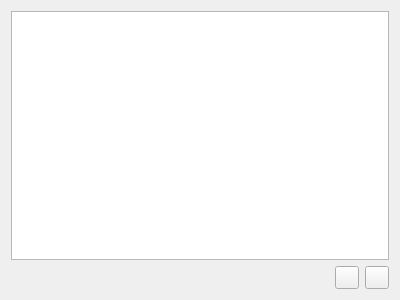
<ui version="4.0" >
 <class>pluginSettingsClass</class>
 <widget class="QWidget" name="pluginSettingsClass" >
  <property name="geometry" >
   <rect>
    <x>0</x>
    <y>0</y>
    <width>400</width>
    <height>300</height>
   </rect>
  </property>
  <property name="windowTitle" >
   <string>pluginSettings</string>
  </property>
  <layout class="QGridLayout" >
   <item row="0" column="0" colspan="3" >
    <widget class="QListWidget" name="pluginList" />
   </item>
   <item row="1" column="0" >
    <spacer>
     <property name="orientation" >
      <enum>Qt::Horizontal</enum>
     </property>
     <property name="sizeHint" >
      <size>
       <width>40</width>
       <height>20</height>
      </size>
     </property>
    </spacer>
   </item>
   <item row="1" column="1" >
    <widget class="QToolButton" name="addButton" >
     <property name="text" >
      <string/>
     </property>
     <property name="icon" >
      <iconset resource="../qutim.qrc" >:/icons/crystal_project/add.png</iconset>
     </property>
    </widget>
   </item>
   <item row="1" column="2" >
    <widget class="QToolButton" name="removeButton" >
     <property name="text" >
      <string/>
     </property>
     <property name="icon" >
      <iconset resource="../qutim.qrc" >:/icons/crystal_project/remove.png</iconset>
     </property>
    </widget>
   </item>
  </layout>
 </widget>
 <layoutdefault spacing="6" margin="11" />
 <resources>
  <include location="../qutim.qrc" />
 </resources>
 <connections/>
</ui>
